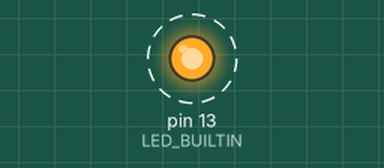
Bench run of a sketch on a simulated Arduino Uno, built with avr-gcc and run on an emulated ATmega328P. Parts: output pins drawn as LEDs (lit = HIGH). Dashed ring = blinking. What the sketch prints to the serial monitor is not drawn.

Above: at 0.05 s.
Timing chart, 0 to 3.0 s (numbered marks = the images above):
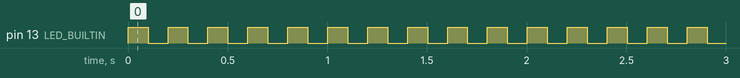

The sketch:

surilli_basic.ino
```cpp
int c = 1000;
void setup() {
  // put your setup code here, to run once:
Serial.begin(115200);
pinMode(LED_BUILTIN, OUTPUT);
}

void loop() {
  // put your main code here, to run repeatedly:
Serial.print("Counter: ");
Serial.println(c);
c++;
  digitalWrite(LED_BUILTIN, HIGH);   // turn the LED on (HIGH is the voltage level)
  delay(100);                       // wait for a second
  digitalWrite(LED_BUILTIN, LOW);    // turn the LED off by making the voltage LOW
  delay(100);                       // wait for a second
}
```

Measured:
- by itself, pin 13 (LED_BUILTIN): alternates HIGH for 0.10 s and LOW for 0.10 s
